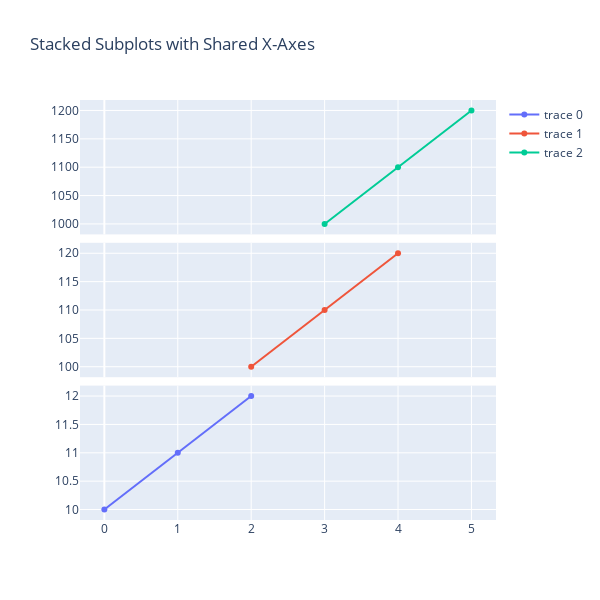

The cell this chart's notebook holds for it:
### Markdown cell above
<h4 id="Subplots-with-Shared-X-Axes">Subplots with Shared X-Axes<a class="anchor-link" href="#Subplots-with-Shared-X-Axes">¶</a></h4><p>The <code>shared_xaxes</code> argument to <code>make_subplots</code> can be used to link the x axes of subplots in the resulting figure. The <code>vertical_spacing</code> argument is used to control the vertical spacing between rows in the subplot grid.</p>
<p>Here is an example that creates a figure with 3 vertically stacked subplots with linked x axes. A small vertical spacing value is used to reduce the spacing between subplot rows.</p>

### Code cell
from plotly.subplots import make_subplots
import plotly.graph_objects as go

fig = make_subplots(
    rows=3, cols=1, shared_xaxes=True, vertical_spacing=0.02
)

fig.add_trace(go.Scatter(x=[0, 1, 2], y=[10, 11, 12]),
              row=3, col=1)

fig.add_trace(go.Scatter(x=[2, 3, 4], y=[100, 110, 120]),
              row=2, col=1)

fig.add_trace(go.Scatter(x=[3, 4, 5], y=[1000, 1100, 1200]),
              row=1, col=1)

fig.update_layout(height=600, width=600,
                  title_text="Stacked Subplots with Shared X-Axes")
fig.show()

### Figure 1 — Plotly figure (JSON) as saved in the notebook; plotly's stock layout.template omitted (floating-point values rounded to 4 significant figures)
{"data": [{"type": "scatter", "x": [0, 1, 2], "xaxis": "x3", "y": [10, 11, 12], "yaxis": "y3"}, {"type": "scatter", "x": [2, 3, 4], "xaxis": "x2", "y": [100, 110, 120], "yaxis": "y2"}, {"type": "scatter", "x": [3, 4, 5], "xaxis": "x", "y": [1000, 1100, 1200], "yaxis": "y"}], "layout": {"height": 600, "title": {"text": "Stacked Subplots with Shared X-Axes"}, "width": 600, "xaxis": {"anchor": "y", "domain": [0, 1], "matches": "x3", "showticklabels": false}, "xaxis2": {"anchor": "y2", "domain": [0, 1], "matches": "x3", "showticklabels": false}, "xaxis3": {"anchor": "y3", "domain": [0, 1]}, "yaxis": {"anchor": "x", "domain": [0.68, 1]}, "yaxis2": {"anchor": "x2", "domain": [0.34, 0.66]}, "yaxis3": {"anchor": "x3", "domain": [0, 0.32]}}}
